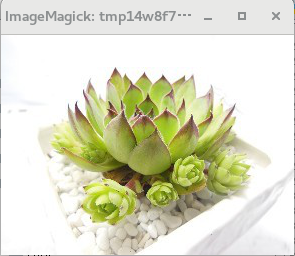
#> input picture find_color/test_picture/test.png, 295 x 256 px
$ python 'split_通道.py'
#> lines starting #> are read from the running program, lines starting #| are printed output that depends on the picture
# created by Huang Lu
# 2016/8/22 23:02
# Depart. of EE, Tsinghua Univ.

import cv2
import numpy

def get_red(img):
    redImg = img[:,:,2]
    return redImg

def get_green(img):
    greenImg = img[:,:,1]
    return greenImg

def get_blue(img):
    blueImg = img[:,:,0]
    return blueImg

if __name__ == '__main__':
    img = cv2.imread("../test_picture/test.png")
#> img is the input picture: shape (256, 295, 3); mean B, G, R 199.2, 222.2, 221.4
    b, g, r = cv2.split(img)
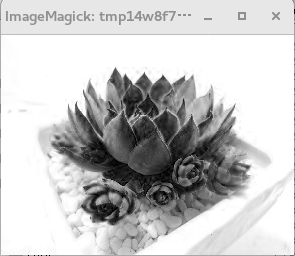
#> b: shape (256, 295); min 0, max 255, mean 199.2
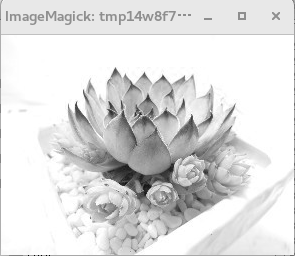
#> g: shape (256, 295); min 0, max 255, mean 222.2
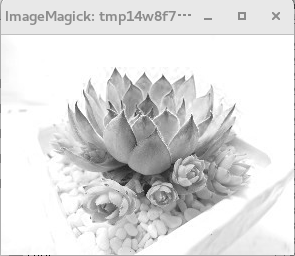
#> r: shape (256, 295); min 0, max 255, mean 221.4
    cv2.imshow("Blue 1", b)
    cv2.imshow("Green 1", g)
    cv2.imshow("Red 1", r)
    b = get_blue(img)
    g = get_green(img)
    r = get_red(img)
    cv2.imshow("Blue 2", b)
    cv2.imshow("Green 2", g)
    cv2.imshow("Red 2", r)
    cv2.waitKey(0)
    cv2.destroyAllWindows()

$ run again, with find_color/test_picture/color.jpg saved as find_color/test_picture/test.png
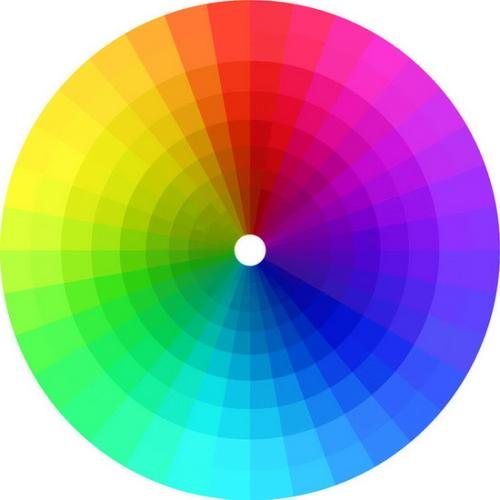
#> input picture find_color/test_picture/color.jpg, 500 x 500 px
#> img is the input picture: shape (500, 500, 3); mean B, G, R 161.6, 157.2, 154.4
#> `b, g, r = cv2.split(img)`:
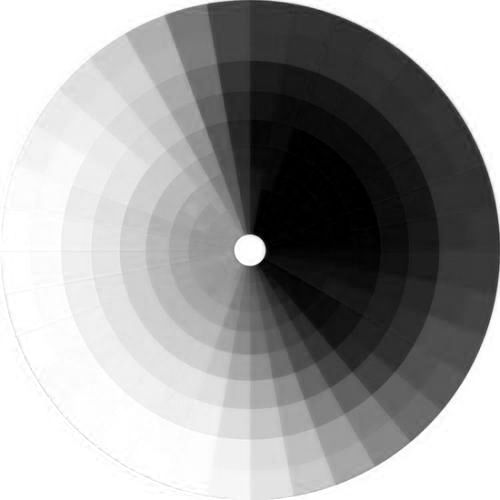
#> g: shape (500, 500); min 0, max 255, mean 157.2
#> `b, g, r = cv2.split(img)`:
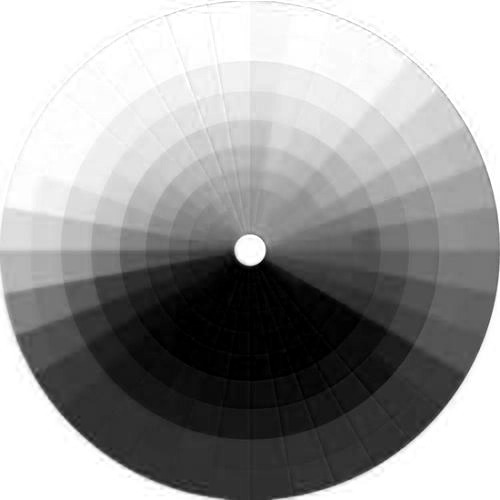
#> r: shape (500, 500); min 0, max 255, mean 154.4
